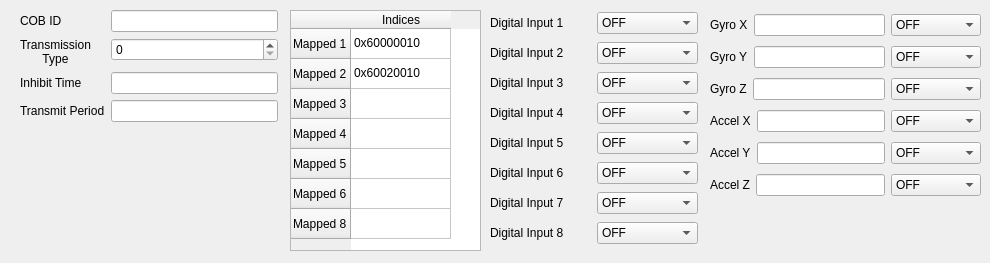
      <widget class="QWidget" name="TPDO1_tab">
       <attribute name="title">
        <string>TPDO1</string>
       </attribute>
       <widget class="QWidget" name="">
        <property name="geometry">
         <rect>
          <x>20</x>
          <y>10</y>
          <width>258</width>
          <height>131</height>
         </rect>
        </property>
        <layout class="QFormLayout" name="formLayout_2">
         <item row="0" column="0">
          <widget class="QLabel" name="COB_ID_label_2">
           <property name="text">
            <string>COB ID</string>
           </property>
          </widget>
         </item>
         <item row="0" column="1">
          <widget class="QLineEdit" name="COB_ID_box_2">
           <property name="statusTip">
            <string>Choose the COB ID that is sent with this PDO</string>
           </property>
          </widget>
         </item>
         <item row="1" column="0">
          <widget class="QLabel" name="TxType_label_2">
           <property name="text">
            <string>&lt;html&gt;&lt;head/&gt;&lt;body&gt;&lt;p align=&quot;center&quot;&gt;Transmission&lt;br/&gt;Type&lt;/p&gt;&lt;/body&gt;&lt;/html&gt;</string>
           </property>
          </widget>
         </item>
         <item row="1" column="1">
          <widget class="QSpinBox" name="spinBox_2">
           <property name="statusTip">
            <string>Min of 0 and Max of 255. 0 = every sync, 255 = Sync Mode off</string>
           </property>
           <property name="maximum">
            <number>255</number>
           </property>
          </widget>
         </item>
         <item row="2" column="0">
          <widget class="QLabel" name="Inhibit_time_label_2">
           <property name="text">
            <string>Inhibit Time</string>
           </property>
          </widget>
         </item>
         <item row="2" column="1">
          <widget class="QLineEdit" name="Inhibit_time_box_2"/>
         </item>
         <item row="3" column="0">
          <widget class="QLabel" name="Transmit_period_label_2">
           <property name="text">
            <string>Transmit Period</string>
           </property>
          </widget>
         </item>
         <item row="3" column="1">
          <widget class="QLineEdit" name="Transmit_period_box_2"/>
         </item>
        </layout>
       </widget>
       <widget class="QTableWidget" name="tableWidget_3">
        <property name="geometry">
         <rect>
          <x>290</x>
          <y>10</y>
          <width>191</width>
          <height>241</height>
         </rect>
        </property>
        <property name="statusTip">
         <string>Indices =&gt; 0x[Index][Sub Index][Size in bits]</string>
        </property>
        <row>
         <property name="text">
          <string>Mapped 1</string>
         </property>
        </row>
        <row>
         <property name="text">
          <string>Mapped 2</string>
         </property>
        </row>
        <row>
         <property name="text">
          <string>Mapped 3</string>
         </property>
        </row>
        <row>
         <property name="text">
          <string>Mapped 4</string>
         </property>
        </row>
        <row>
         <property name="text">
          <string>Mapped 5</string>
         </property>
        </row>
        <row>
         <property name="text">
          <string>Mapped 6</string>
         </property>
        </row>
        <row>
         <property name="text">
          <string>Mapped 8</string>
         </property>
        </row>
        <column>
         <property name="text">
          <string>Indices</string>
         </property>
        </column>
        <item row="0" column="0">
         <property name="text">
          <string>0x60000010</string>
         </property>
         <property name="toolTip">
          <string extracomment="0x[Index - subindex - size in bits]"/>
         </property>
        </item>
        <item row="1" column="0">
         <property name="text">
          <string>0x60020010</string>
         </property>
        </item>
       </widget>
       <widget class="QWidget" name="gridLayoutWidget">
        <property name="geometry">
         <rect>
          <x>490</x>
          <y>10</y>
          <width>208</width>
          <height>244</height>
         </rect>
        </property>
        <layout class="QGridLayout" name="gridLayout">
         <item row="3" column="0">
          <widget class="QLabel" name="label_6">
           <property name="text">
            <string>Digital Input 4</string>
           </property>
          </widget>
         </item>
         <item row="5" column="1">
          <widget class="QComboBox" name="comboBox_8">
           <item>
            <property name="text">
             <string>OFF</string>
            </property>
           </item>
           <item>
            <property name="text">
             <string>Low-&gt;High</string>
            </property>
           </item>
           <item>
            <property name="text">
             <string>High-&gt;Low</string>
            </property>
           </item>
           <item>
            <property name="text">
             <string>Both</string>
            </property>
           </item>
          </widget>
         </item>
         <item row="0" column="1">
          <widget class="QComboBox" name="comboBox">
           <item>
            <property name="text">
             <string>OFF</string>
            </property>
           </item>
           <item>
            <property name="text">
             <string>Low-&gt;High</string>
            </property>
           </item>
           <item>
            <property name="text">
             <string>High-&gt;Low</string>
            </property>
           </item>
           <item>
            <property name="text">
             <string>Both</string>
            </property>
           </item>
          </widget>
         </item>
         <item row="5" column="0">
          <widget class="QLabel" name="label_9">
           <property name="text">
            <string>Digital Input 6</string>
           </property>
          </widget>
         </item>
         <item row="6" column="0">
          <widget class="QLabel" name="label_11">
           <property name="text">
            <string>Digital Input 7</string>
           </property>
          </widget>
         </item>
         <item row="1" column="1">
          <widget class="QComboBox" name="comboBox_2">
           <item>
            <property name="text">
             <string>OFF</string>
            </property>
           </item>
           <item>
            <property name="text">
             <string>Low-&gt;High</string>
            </property>
           </item>
           <item>
            <property name="text">
             <string>High-&gt;Low</string>
            </property>
           </item>
           <item>
            <property name="text">
             <string>Both</string>
            </property>
           </item>
          </widget>
         </item>
         <item row="0" column="0">
          <widget class="QLabel" name="label_4">
           <property name="text">
            <string>Digital Input 1</string>
           </property>
          </widget>
         </item>
         <item row="1" column="0">
          <widget class="QLabel" name="label_5">
           <property name="text">
            <string>Digital Input 2</string>
           </property>
          </widget>
         </item>
         <item row="7" column="0">
          <widget class="QLabel" name="label_10">
           <property name="text">
            <string>Digital Input 8</string>
           </property>
          </widget>
         </item>
         <item row="3" column="1">
          <widget class="QComboBox" name="comboBox_5">
           <item>
            <property name="text">
             <string>OFF</string>
            </property>
           </item>
           <item>
            <property name="text">
             <string>Low-&gt;High</string>
            </property>
           </item>
           <item>
            <property name="text">
             <string>High-&gt;Low</string>
            </property>
           </item>
           <item>
            <property name="text">
             <string>Both</string>
            </property>
           </item>
          </widget>
         </item>
         <item row="4" column="0">
          <widget class="QLabel" name="label_8">
           <property name="text">
            <string>Digital Input 5</string>
           </property>
          </widget>
         </item>
         <item row="4" column="1">
          <widget class="QComboBox" name="comboBox_3">
           <item>
            <property name="text">
             <string>OFF</string>
            </property>
           </item>
           <item>
            <property name="text">
             <string>Low-&gt;High</string>
            </property>
           </item>
           <item>
            <property name="text">
             <string>High-&gt;Low</string>
            </property>
           </item>
           <item>
            <property name="text">
             <string>Both</string>
            </property>
           </item>
          </widget>
         </item>
         <item row="2" column="1">
          <widget class="QComboBox" name="comboBox_4">
           <item>
            <property name="text">
             <string>OFF</string>
            </property>
           </item>
           <item>
            <property name="text">
             <string>Low-&gt;High</string>
            </property>
           </item>
           <item>
            <property name="text">
             <string>High-&gt;Low</string>
            </property>
           </item>
           <item>
            <property name="text">
             <string>Both</string>
            </property>
           </item>
          </widget>
         </item>
         <item row="7" column="1">
          <widget class="QComboBox" name="comboBox_6">
           <item>
            <property name="text">
             <string>OFF</string>
            </property>
           </item>
           <item>
            <property name="text">
             <string>Low-&gt;High</string>
            </property>
           </item>
           <item>
            <property name="text">
             <string>High-&gt;Low</string>
            </property>
           </item>
           <item>
            <property name="text">
             <string>Both</string>
            </property>
           </item>
          </widget>
         </item>
         <item row="6" column="1">
          <widget class="QComboBox" name="comboBox_7">
           <item>
            <property name="text">
             <string>OFF</string>
            </property>
           </item>
           <item>
            <property name="text">
             <string>Low-&gt;High</string>
            </property>
           </item>
           <item>
            <property name="text">
             <string>High-&gt;Low</string>
            </property>
           </item>
           <item>
            <property name="text">
             <string>Both</string>
            </property>
           </item>
          </widget>
         </item>
         <item row="2" column="0">
          <widget class="QLabel" name="label_7">
           <property name="text">
            <string>Digital Input 3</string>
           </property>
          </widget>
         </item>
        </layout>
       </widget>
       <widget class="QWidget" name="gridLayoutWidget_2">
        <property name="geometry">
         <rect>
          <x>710</x>
          <y>10</y>
          <width>271</width>
          <height>194</height>
         </rect>
        </property>
        <layout class="QGridLayout" name="gridLayout_2">
         <item row="2" column="1">
          <widget class="QComboBox" name="comboBox_14">
           <item>
            <property name="text">
             <string>OFF</string>
            </property>
           </item>
           <item>
            <property name="text">
             <string>Low-&gt;High</string>
            </property>
           </item>
           <item>
            <property name="text">
             <string>High-&gt;Low</string>
            </property>
           </item>
           <item>
            <property name="text">
             <string>Both</string>
            </property>
           </item>
          </widget>
         </item>
         <item row="5" column="1">
          <widget class="QComboBox" name="comboBox_9">
           <item>
            <property name="text">
             <string>OFF</string>
            </property>
           </item>
           <item>
            <property name="text">
             <string>Low-&gt;High</string>
            </property>
           </item>
           <item>
            <property name="text">
             <string>High-&gt;Low</string>
            </property>
           </item>
           <item>
            <property name="text">
             <string>Both</string>
            </property>
           </item>
          </widget>
         </item>
         <item row="0" column="0">
          <layout class="QHBoxLayout" name="horizontalLayout_12">
           <item>
            <widget class="QLabel" name="label_15">
             <property name="text">
              <string>Gyro X</string>
             </property>
            </widget>
           </item>
           <item>
            <widget class="QLineEdit" name="Gyro_X_threshold">
             <property name="statusTip">
              <string>Choose the COB ID that is sent with this PDO</string>
             </property>
            </widget>
           </item>
          </layout>
         </item>
         <item row="4" column="1">
          <widget class="QComboBox" name="comboBox_13">
           <item>
            <property name="text">
             <string>OFF</string>
            </property>
           </item>
           <item>
            <property name="text">
             <string>Low-&gt;High</string>
            </property>
           </item>
           <item>
            <property name="text">
             <string>High-&gt;Low</string>
            </property>
           </item>
           <item>
            <property name="text">
             <string>Both</string>
            </property>
           </item>
          </widget>
         </item>
         <item row="3" column="1">
          <widget class="QComboBox" name="comboBox_12">
           <item>
            <property name="text">
             <string>OFF</string>
            </property>
           </item>
           <item>
            <property name="text">
             <string>Low-&gt;High</string>
            </property>
           </item>
           <item>
            <property name="text">
             <string>High-&gt;Low</string>
            </property>
           </item>
           <item>
            <property name="text">
             <string>Both</string>
            </property>
           </item>
          </widget>
         </item>
         <item row="0" column="1">
          <widget class="QComboBox" name="comboBox_17">
           <item>
            <property name="text">
             <string>OFF</string>
            </property>
           </item>
           <item>
            <property name="text">
             <string>Low-&gt;High</string>
            </property>
           </item>
           <item>
            <property name="text">
             <string>High-&gt;Low</string>
            </property>
           </item>
           <item>
            <property name="text">
             <string>Both</string>
            </property>
           </item>
          </widget>
         </item>
         <item row="1" column="1">
          <widget class="QComboBox" name="comboBox_18">
           <item>
            <property name="text">
             <string>OFF</string>
            </property>
           </item>
           <item>
            <property name="text">
             <string>Low-&gt;High</string>
            </property>
           </item>
           <item>
            <property name="text">
             <string>High-&gt;Low</string>
            </property>
           </item>
           <item>
            <property name="text">
             <string>Both</string>
            </property>
           </item>
          </widget>
         </item>
         <item row="1" column="0">
          <layout class="QHBoxLayout" name="horizontalLayout_16">
           <item>
            <widget class="QLabel" name="label_22">
             <property name="text">
              <string>Gyro Y</string>
             </property>
            </widget>
           </item>
           <item>
            <widget class="QLineEdit" name="Gyro_X_threshold_3">
             <property name="statusTip">
              <string>Choose the COB ID that is sent with this PDO</string>
             </property>
            </widget>
           </item>
          </layout>
         </item>
         <item row="2" column="0">
          <layout class="QHBoxLayout" name="horizontalLayout_17">
           <item>
            <widget class="QLabel" name="label_21">
             <property name="text">
              <string>Gyro Z</string>
             </property>
            </widget>
           </item>
           <item>
            <widget class="QLineEdit" name="Gyro_X_threshold_4">
             <property name="statusTip">
              <string>Choose the COB ID that is sent with this PDO</string>
             </property>
            </widget>
           </item>
          </layout>
         </item>
         <item row="3" column="0">
          <layout class="QHBoxLayout" name="horizontalLayout_18">
           <item>
            <widget class="QLabel" name="label_23">
             <property name="text">
              <string>Accel X</string>
             </property>
            </widget>
           </item>
           <item>
            <widget class="QLineEdit" name="Gyro_X_threshold_5">
             <property name="statusTip">
              <string>Choose the COB ID that is sent with this PDO</string>
             </property>
            </widget>
           </item>
          </layout>
         </item>
         <item row="4" column="0">
          <layout class="QHBoxLayout" name="horizontalLayout_19">
           <item>
            <widget class="QLabel" name="label_24">
             <property name="text">
              <string>Accel Y</string>
             </property>
            </widget>
           </item>
           <item>
            <widget class="QLineEdit" name="Gyro_X_threshold_6">
             <property name="statusTip">
              <string>Choose the COB ID that is sent with this PDO</string>
             </property>
            </widget>
           </item>
          </layout>
         </item>
         <item row="5" column="0">
          <layout class="QHBoxLayout" name="horizontalLayout_20">
           <item>
            <widget class="QLabel" name="label_25">
             <property name="text">
              <string>Accel Z</string>
             </property>
            </widget>
           </item>
           <item>
            <widget class="QLineEdit" name="Gyro_X_threshold_7">
             <property name="statusTip">
              <string>Choose the COB ID that is sent with this PDO</string>
             </property>
            </widget>
           </item>
          </layout>
         </item>
        </layout>
       </widget>
      </widget>
